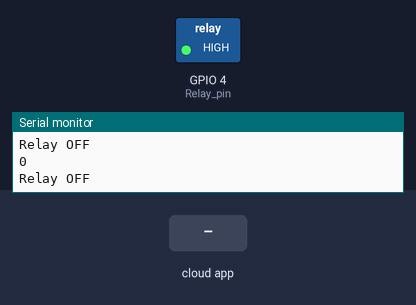
Bench run of a sketch on a simulated ESP8266 (NodeMCU). Shown: switched loads named in the sketch (green lamp = pin HIGH), the last lines printed to the serial monitor. The test bench sets the inputs (shaded band). WiFi joins after 1.5 s; servers stay silent unless stated; the Firebase database answers and starts empty.

Above: at 2.7 s.
2.8 s: the phone or cloud app sets RELAY_STATUS to 1
At 4.0 s:
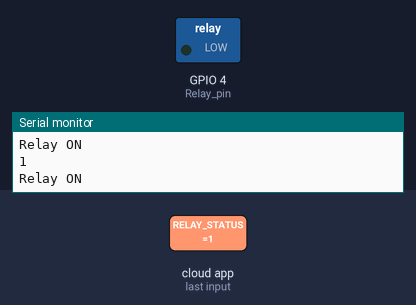
4.8 s: the phone or cloud app sets RELAY_STATUS to 0
At 5.4 s:
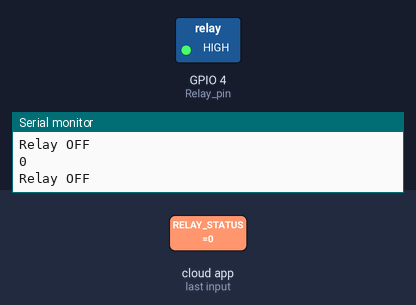
Timing chart, 0 to 7.8 s (numbered marks = the images above; inputs shaded):
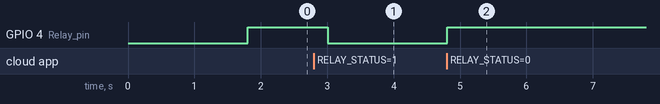

The sketch:

ESP8266_firebase_relaycontrol.ino
```cpp
#include<Arduino.h>
#include <FirebaseESP8266.h>
#include <ESP8266WiFi.h>

//Provide the token generation process info.
#include "addons/TokenHelper.h"
//Provide the RTDB payload printing info and other helper functions.
#include "addons/RTDBHelper.h"

// Insert your network credentials
#define WIFI_SSID "Galaxy M110933"
#define WIFI_PASSWORD "ilsx6565"

// Insert Firebase project API Key
#define API_KEY "AIzaSyBJEpwv2LieZvMPvX7UW2QA02sOmdfDVnM"

// Insert RTDB URLefine the RTDB URL */
#define DATABASE_URL "https://espledcontrol-8cd46-default-rtdb.asia-southeast1.firebasedatabase.app/"

//Define Firebase Data object
FirebaseData fbdo;
FirebaseAuth auth;
FirebaseConfig config;

const int Relay_pin = 4;
int Relay_status = 0;

bool signupOK = false;

void setup(){
  Serial.begin(115200);
  WiFi.begin(WIFI_SSID, WIFI_PASSWORD);
  Serial.print("Connecting to Wi-Fi");
  while (WiFi.status() != WL_CONNECTED){
    Serial.print(".");
    delay(300);
  }
  Serial.println();
  Serial.print("Connected with IP: ");
  Serial.println(WiFi.localIP());
  Serial.println();

  /* Assign the api key (required) */
  config.api_key = API_KEY;

  /* Assign the RTDB URL (required) */
  config.database_url = DATABASE_URL;

  /* Sign up */
  if (Firebase.signUp(&config, &auth, "", "")){
    Serial.println("ok");
    signupOK = true;
  }
  else{
    Serial.printf("%s\n", config.signer.signupError.message.c_str());
  }

  /* Assign the callback function for the long running token generation task */
  config.token_status_callback = tokenStatusCallback; //see addons/TokenHelper.h

  Firebase.begin(&config, &auth);
  Firebase.reconnectWiFi(true);

  pinMode(Relay_pin, OUTPUT); // declare Relay as output
}

void loop(){
  if (Firebase.ready() && signupOK){
    // Pass the Relay_status value on the database path test/int
   if (Firebase.RTDB.setInt(&fbdo, "/RELAY_STATUS", Relay_status)){
    //  Serial.println("PASSED");
    if (Firebase.RTDB.getInt(&fbdo, "/RELAY_STATUS")) {
    if (fbdo.dataType() == "int") {
    // Relay_status = fbdo.stringData();
    Relay_status = fbdo.intData();
    Serial.println(Relay_status);
    if (Relay_status == 1){
              digitalWrite(Relay_pin,LOW); //Device1 is ON
              Serial.println("Relay ON");
          }
          else if (Relay_status == 0){
              digitalWrite(Relay_pin,HIGH); //Device1 if OFF
              Serial.println("Relay OFF");
            }}}
   }
  else
    {
      Serial.println("FAILED");
      Serial.println("REASON: " + fbdo.errorReason());
    }
  }
}
```

Measured:
- after the input at 2.8 s, GPIO 4 (Relay_pin): HIGH → LOW after 0.20 s
- after the input at 4.8 s, GPIO 4 (Relay_pin): LOW → HIGH at once
